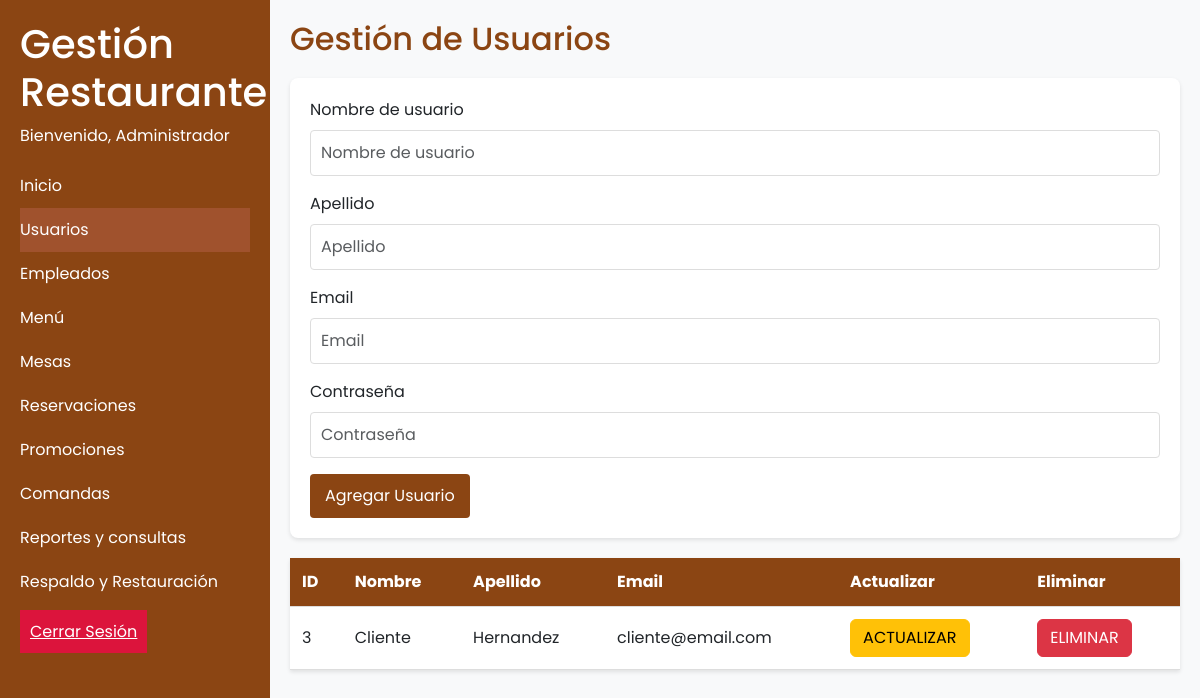
/usuarios.php (signed in), run on an earlier commit of the app's database.
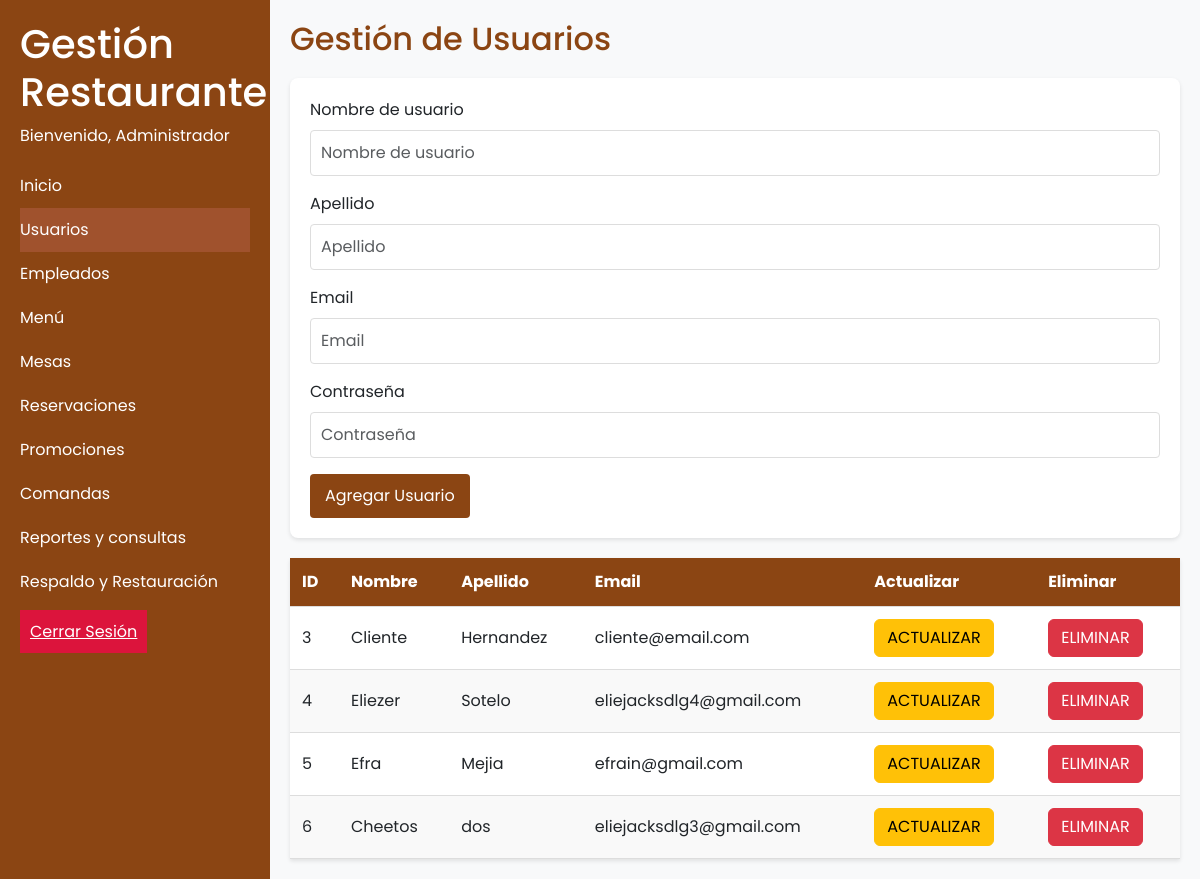
And on a later commit of the database.
### tables this page shows
CREATE TABLE `usuarios` (
  `id` int(11) NOT NULL AUTO_INCREMENT,
  `nombre` varchar(35) NOT NULL,
  `apellido` varchar(35) NOT NULL,
  `email` varchar(100) NOT NULL,
  `contrasena` varchar(30) NOT NULL,
  `tipo` varchar(16) NOT NULL,
  PRIMARY KEY (`id`),
  UNIQUE KEY `email` (`email`)
);

### usuarios.php (the view, shortened to what this page needs)
<?php
if(isset($_SESSION['usuario'])) {
    $usuarioRol = $_SESSION['rolUsuario'];
    if($usuarioRol == 'administrador' || $usuarioRol == 'empleado') {
        $currentPage = 'usuarios';
        include 'includes/header.php';
        include 'Static/connect/db.php';
        ?>
        <h2>Gestión de Usuarios</h2>
        <form class="user-form needs-validation" action="RUsuario.php" method="POST" novalidate>
            <div class="mb-3">
                <label for="nombre" class="form-label">Nombre de usuario</label>
                <input type="text" class="form-control" id="nombre" name="nombre" placeholder="Nombre de usuario" required>
            </div>
            <div class="mb-3">
                <label for="apellido" class="form-label">Apellido</label>
                <input type="text" class="form-control" id="apellido" name="apellido" placeholder="Apellido" required>
            </div>
            <div class="mb-3">
                <label for="email" class="form-label">Email</label>
                <input type="email" class="form-control" id="email" name="email" placeholder="Email" required>
            </div>
            <div class="mb-3">
                <label for="contrasena" class="form-label">Contraseña</label>
                <input type="password" class="form-control" id="contrasena" name="contrasena" placeholder="Contraseña" required>
            </div>
            <button class="btn btn-primary" type="submit">Agregar Usuario</button>
        </form>
        <table class="user-table">
            <thead>
                <tr>
                    <th>ID</th>
                    <th>Nombre</th>
                    <th>Apellido</th>
                    <th>Email</th>
                    <th>Actualizar</th>
                    <th>Eliminar</th>
                </tr>
            </thead>
            <tbody>
            <?php
            $query = "SELECT * FROM usuarios WHERE tipo = 'cliente';";
            $resul = mysqli_query($conn, $query);
            while($row = mysqli_fetch_array($resul)){ ?>
                <tr>
                    <td><?php echo htmlspecialchars($row['id']);?></td>
                    <td><?php echo htmlspecialchars($row['nombre']);?></td>
                    <td><?php echo htmlspecialchars($row['apellido']);?></td>
                    <td><?php echo htmlspecialchars($row['email']);?></td>
                    <td>
                        <a href="actualizarC.php?id=<?php echo htmlspecialchars($row['id']);?>" class="btn btn-warning">ACTUALIZAR</a>
                    </td>
                    <td>
                        <a href="eliminarC.php?id=<?php echo htmlspecialchars($row['id']);?>" class="btn btn-danger delete-link">ELIMINAR</a>
                    </td>
                </tr>
            <?php } ?>
            </tbody>
        </table>
        <?php
        include 'includes/footer.php';
    } else {
        header("Location: logout.php");
    }
} else {
    header("Location: logout.php");
}
?>

### includes/header.php (shortened to what this page needs)
<?php
$usuarioRol = $_SESSION['rolUsuario'];
$nombreUsuario = $_SESSION['usuario'];
?>
<!DOCTYPE html>
<html lang="es">
<head>
    <link href="https://cdn.jsdelivr.net/npm/bootstrap@5.3.3/dist/css/bootstrap.min.css" rel="stylesheet">
    <link rel="stylesheet" type="text/css" href="Static/css/styles.css">
</head>
<body>
    <div class="container-fluid p-0">
        <div class="d-flex">
        <nav class="sidebar">
            <h1>Gestión Restaurante</h1>
            <?php if ($usuarioRol == 'administrador'){
                $nombreUsuario = 'Administrador';
            }?>
            <p>Bienvenido, <?php echo ucfirst($nombreUsuario); ?></p>
            <ul>
                <?php if ($usuarioRol == 'administrador'): ?>
                    <li><a href="admin.php" <?php echo ($currentPage == 'inicio') ? 'class="active"' : ''; ?>>Inicio</a></li>
                    <li><a href="usuarios.php" <?php echo ($currentPage == 'usuarios') ? 'class="active"' : ''; ?>>Usuarios</a></li>
                    <li><a href="empleados.php" <?php echo ($currentPage == 'empleados') ? 'class="active"' : ''; ?>>Empleados</a></li>
                    <li><a href="menu.php" <?php echo ($currentPage == 'menu') ? 'class="active"' : ''; ?>>Menú</a></li>
                    <li><a href="mesas.php" <?php echo ($currentPage == 'mesas') ? 'class="active"' : ''; ?>>Mesas</a></li>
                    <li><a href="reservaciones.php" <?php echo ($currentPage == 'reservaciones') ? 'class="active"' : ''; ?>>Reservaciones</a></li>
                    <li><a href="promociones.php" <?php echo ($currentPage == 'promociones') ? 'class="active"' : ''; ?>>Promociones</a></li>
                    <li><a href="comandas.php" <?php echo ($currentPage == 'comandas') ? 'class="active"' : ''; ?>>Comandas</a></li>
                    <li><a href="reportes.php" <?php echo ($currentPage == 'reportes') ? 'class="active"' : ''; ?>>Reportes y consultas</a></li>
                    <li><a href="respaldo.php" <?php echo ($currentPage == 'respaldo') ? 'class="active"' : ''; ?>>Respaldo y Restauración</a></li>
                <?php endif; ?>
            </ul>
            <a class="logout" href="logout.php">Cerrar Sesión</a>
        </nav>
        <main class="content">

### includes/footer.php
</main>
    </div>
</body>
</html>

### Static/css/styles.css (style rules this page uses)
html, body { height: 100%; margin: 0; padding: 0; font-family: 'Poppins', sans-serif; }
body { margin: 0; padding: 0; min-height: 100vh; background-color: #f8f9fa; }
.container-fluid { padding: 0; margin: 0; }
.sidebar { background-color: #8B4513; color: white; width: 270px; padding: 20px; min-height: 100vh; overflow-y: auto; flex-shrink: 0; }
.content { flex-grow: 1; padding: 20px; height: 100vh; overflow-y: auto; }
.sidebar h1 { margin-top: 0; }
.sidebar ul { list-style-type: none; padding: 0; }
.sidebar li a { color: white; text-decoration: none; display: block; padding: 10px 0; }
.sidebar li a.active { background-color: #A0522D; }
.logout { background-color: #DC143C; color: white; border: none; padding: 10px; width: 100%; margin-top: 20px; cursor: pointer; }
input:invalid { animation: shake 0.3s; }
.content h2 { color: #8B4513; margin-bottom: 20px; }
.user-form { background-color: #fff; padding: 20px; border-radius: 8px; box-shadow: 0 2px 4px rgba(0,0,0,0.1); margin-bottom: 20px; }
.user-form input { display: block; width: 100%; padding: 10px; margin-bottom: 10px; border: 1px solid #ddd; border-radius: 4px; font-size: 16px; }
.user-form button { background-color: #8B4513; color: white; padding: 10px 15px; border: none; border-radius: 4px; cursor: pointer; font-size: 16px; }
.user-table { width: 100%; border-collapse: collapse; background-color: #fff; box-shadow: 0 2px 4px rgba(0,0,0,0.1); }
.user-table th, .user-table td { padding: 12px; text-align: left; border-bottom: 1px solid #ddd; }
.user-table th { background-color: #8B4513; color: white; }
.user-table tr:nth-child(even) { background-color: #f9f9f9; }
.form-control { margin-bottom: 15px; }

What changed in the data, as far as the page shows it:
added usuarios: id "4", nombre "Eliezer", apellido "Sotelo", email "eliejacksdlg4@gmail.com"
added usuarios: id "5", nombre "Efra", apellido "Mejia", email "efrain@gmail.com"
added usuarios: id "6", nombre "Cheetos", apellido "dos", email "eliejacksdlg3@gmail.com"
